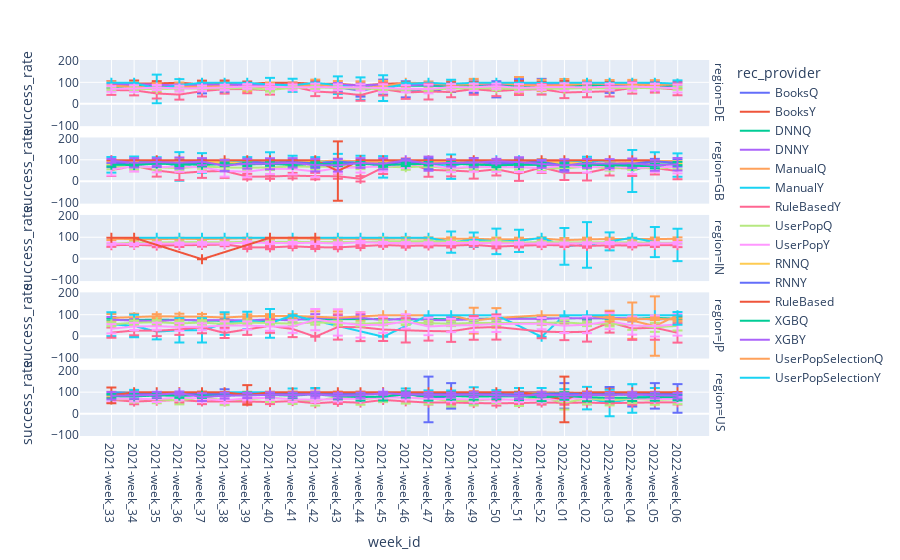

The cell this chart's notebook holds for it:
### Code cell
px.line(prov_stats_per_region_n_prov_wow.reset_index(), x='week_id',y='success_rate',error_y='success_rate_error', color='rec_provider',facet_row='region', height=800)
